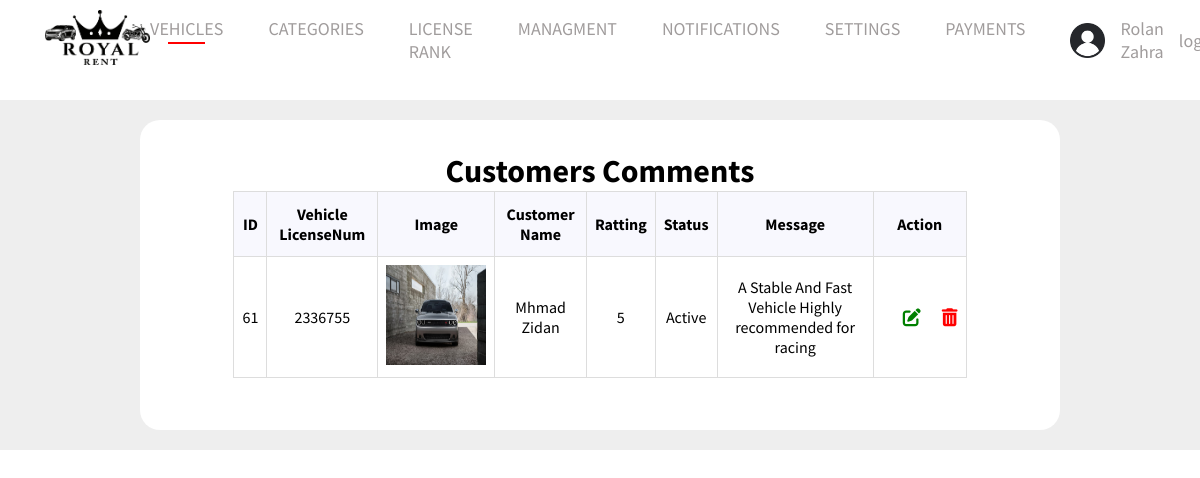
/admin/commentsuser.php (signed in), run on the app's committed database.
### tables this page shows
CREATE TABLE `settings` (
  `id` int(11) NOT NULL,
  `name` varchar(111) NOT NULL,
  `logo` varchar(111) NOT NULL,
  `email` varchar(111) NOT NULL,
  `phone` varchar(111) NOT NULL,
  `whatsapp` varchar(111) NOT NULL,
  `facebook` varchar(111) NOT NULL,
  `instagram` varchar(111) NOT NULL,
  `address` varchar(111) NOT NULL
);

CREATE TABLE `comments_vehicles` (
  `id` int(11) NOT NULL,
  `vehicles_id` int(11) NOT NULL,
  `message` varchar(111) NOT NULL,
  `ratting` varchar(111) NOT NULL,
  `status` int(11) NOT NULL,
  `user_id` int(11) NOT NULL
);

CREATE TABLE `vehicles` (
  `LicenseNum` int(11) NOT NULL,
  `v_name` varchar(111) NOT NULL,
  `description` text NOT NULL,
  `image` varchar(111) NOT NULL,
  `VType` varchar(111) NOT NULL,
  `price` int(11) NOT NULL,
  `Year` varchar(111) NOT NULL,
  `passengers` varchar(111) NOT NULL,
  `season_type` varchar(111) NOT NULL,
  `status` varchar(1) NOT NULL,
  `quantity` varchar(111) NOT NULL,
  `InsuranceVali` varchar(111) NOT NULL,
  `transmission` varchar(111) NOT NULL,
  `category_id` int(11) NOT NULL,
  `lincenes_id` int(11) NOT NULL,
  `user_id` int(11) NOT NULL,
  `testvalidity` varchar(100) NOT NULL,
  `allow_km` varchar(111) NOT NULL
);

CREATE TABLE `users` (
  `id` int(11) NOT NULL,
  `name` varchar(111) NOT NULL,
  `username` varchar(111) NOT NULL,
  `email` varchar(111) NOT NULL,
  `password` varchar(111) NOT NULL,
  `role` varchar(111) NOT NULL,
  `status` varchar(1) NOT NULL,
  `linces` varchar(111) DEFAULT NULL,
  `address` varchar(111) NOT NULL,
  `phone` varchar(111) NOT NULL,
  `card_photo` varchar(111) DEFAULT NULL,
  `image` varchar(111) NOT NULL,
  `dateofbirthday` varchar(111) NOT NULL,
  `LicenseNum` varchar(111) NOT NULL
);

### admin/commentsuser.php (the view, shortened to what this page needs)
<?php
$selected = 'categories';
include('include/header.php');
$sql = $con->prepare("select comments_vehicles.*, users.name as user_name,
vehicles.image as vehicles_image,vehicles.LicenseNum  as vehicles_LicenseNum
from comments_vehicles,users,vehicles
  where comments_vehicles.user_id=users.id
  and comments_vehicles.vehicles_id =vehicles.LicenseNum
  order by comments_vehicles.id DESC");
$sql->execute();
$comments = $sql->fetchAll();
?>
<div class="data">
    <div class="items">
        <div class="header" style="
    display: flex;
    margin-top: 29px;
    justify-content: space-around;">
            <h1 class="">Customers Comments</h1>
        </div>
        <table id="customers" style="
        margin-bottom: 50px;width:80%">
            <tr style="color:red">
                <th style="text-align:center;">ID</th>
                <th style="text-align:center;">Vehicle LicenseNum</th>
                <th style="text-align:center;">Image</th>
                <th style="text-align:center;">Customer Name</th>
                <th style="text-align:center;">Ratting</th>
                <th style="text-align:center;">Status</th>
                <th style="text-align:center;">Message</th>
                <th style="text-align:center;">Action</th>
            </tr>
            <?php
            foreach ($comments as $comment) {
            ?>
                <tr style="
    background: #fff;">
                    <td style="text-align:center;"><?php echo $comment['id'] ?></td>
                    <td style="text-align:center;"><?php echo $comment['vehicles_LicenseNum'] ?></td>
                    <td style="text-align:center;"><img src="../images/vehicles/<?php echo $comment['vehicles_image'] ?>" width="100px" height="100px"></td>
                    <td style="text-align:center;"><?php echo $comment['user_name'] ?></td>
                    <td style="text-align:center;"><?php echo $comment['ratting'] ?></td>
                    <td style="text-align:center;"><?php echo $comment['status'] ? 'Active' : 'InActive' ?></td>
                    <td style="text-align:center;"><?php echo $comment['message'] ?></td>
                    <td>
                        <a class="text-center" style="    display: inherit;
    color: green;
    padding-left: 21px;" href="editCommentUser.php?id=<?php echo $comment['id']  ?>"><i class="fa-solid fa-edit"></i></a>
                        <a class="text-center" style="    display: inherit;
    color: red;
    padding-left: 21px;" onclick="return confirm('are your sure delete this comment')" href="deleteCommentUser.php?id=<?php echo $comment['id']  ?>"><i class="fa-solid fa-trash-can"></i></a>
                    </td>
                </tr>
            <?php } ?>
        </table>
    </div>
</div>

### admin/include/header.php (shortened to what this page needs)
<?php
require_once "connect.php";
?>
<!DOCTYPE html>
<html lang="en">
<head>
    <link rel="stylesheet" href="Styles/global.css">
    <link rel="stylesheet" href="Styles/navbar.css">
    <link rel="stylesheet" href="Styles/footer.css">
    <?php if ($selected == 'dashborad') { ?>
        <link rel="stylesheet" href="../Styles/dashborad.css">
    <?php } else if ($selected == 'dashboradAdd') { ?>
        <link rel="stylesheet" href="../Styles/dashboradAdd.css">
    <?php
    } else {
    ?>
        <link rel="stylesheet" href="../Styles/admin.css">
    <?php } ?>
    <link rel="stylesheet" href="https://cdnjs.cloudflare.com/ajax/libs/font-awesome/6.1.1/css/all.min.css" />
</head>
<body>
    <div class="navigation">
        <div class="nav-Content">
            <?php
            $stmt = $con->prepare('select *  from settings where id=1');
            $stmt->execute();
            $stting = $stmt->fetch();
            ?>
            <a ><img class="Logo" src="../images/<?php echo $stting['logo'] ?> " alt="Logo"></a>
            <ul class="nav-links" id="navLinks">
                <li class="test-menu"><a <?php if (
                                                basename($_SERVER['PHP_SELF']) == "vehicles.php" ||
                                                basename($_SERVER['PHP_SELF']) == 'user_vehicles.php' ||
                                                basename($_SERVER['PHP_SELF']) == 'receipt_vehicles.php' ||
                                                basename($_SERVER['PHP_SELF']) == 'commentsuser.php'
                                            ) {
                                                echo "class='selected'";
                                            } ?>>VEHICLES</a>
        </li>
        <li><a <?php if (basename($_SERVER['PHP_SELF']) == "categories.php") {
                    echo "class='selected'";
                } ?> href="categories.php">CATEGORIES</a></li>
        <li><a <?php if (basename($_SERVER['PHP_SELF']) == "lincenesrank.php") {
                    echo "class='selected'";
                } ?> href="lincenesrank.php">LICENSE RANK </a></li>
        <?php
        if ($_SESSION["role"] == 'admin') { ?>
            <li class="test-menu"><a <?php if (
                                            basename($_SERVER['PHP_SELF']) == "worker.php" ||
                                            basename($_SERVER['PHP_SELF']) == "users.php" ||
                                            basename($_SERVER['PHP_SELF']) == "contact_us.php" ||
                                            basename($_SERVER['PHP_SELF']) == "users_clubs.php"
                                        ) {
                                            echo "class='selected'";
                                        } ?>>MANAGMENT</a>
            </li>
            <li><a <?php if (basename($_SERVER['PHP_SELF']) == "notifications.php") {
                        echo "class='selected'";
                    } ?> href="notifications.php">NOTIFICATIONS</a></li>
            <li><a <?php if (basename($_SERVER['PHP_SELF']) == "setting.php") {
                        echo "class='selected'";
                    } ?> href="setting.php"> SETTINGS</a></li>
        <?php
        }  ?>
        <li><a <?php if (basename($_SERVER['PHP_SELF']) == "paymentuser.php") {
                    echo "class='selected'";
                } ?> href="paymentuser.php">PAYMENTS </a></li>
        </ul>
        <div class="Avatar">
            <?php
            if (isset($_SESSION['user_id'])) {
                echo ' <img src="../images/defaultAvatar.png" class="Avatar-Logo" alt="Avatar-Logo">';
            ?>
                <a href="editprofile.php"><?php echo  $_SESSION["name"] ?></a>
            <?php echo '<a href="logout.php">logout</a>';
            } else {
                echo '<a href="login.php">login</a>';
                echo '<a href="logout.php">register</a>';
            }
            ?>
        </div>
    </div>
    </div>

### admin/Styles/global.css (style rules this page uses)
* { font-family: "Source Sans Pro", sans-serif; margin: 0; padding: 0; }

### admin/Styles/navbar.css (style rules this page uses)
.nav-Content { display: flex; justify-content: space-between; align-items: center; margin: 0px 45px; }
.nav-links { display: flex; gap: 45px; }
.nav-links li, a { list-style: none; text-decoration: none; font-size: 18px; color: #111; }
.nav-links li { position: relative; }
.Logo { height: 55px; padding: 10px 0; }
.Avatar-Logo { width: 35px; }
.Avatar, .res-Avatar { display: flex; align-items: center; gap: 15px; }
.selected::after { content: " "; display: block; background-color: red; width: 50%; margin: 2px auto; height: 2px; transition: 0.2s; }
.resNavLinks li, a { list-style: none; text-decoration: none; font-size: 18px; color: #111; }

### admin/Styles/footer.css (style rules this page uses)
.main-footer-content li, a { list-style: none; color: rgb(160, 156, 156); transition: 0.2s; }

### admin/commentsuser.php (style rules this page uses)
.data { margin-top: 20px; padding: 20px; background-color: #eee; }
.items { padding: 2px; background-color: #fff; border-radius: 20px; width: 79%; margin: auto; }
#customers { font-family: Arial, Helvetica, sans-serif; border-collapse: collapse; width: 70%; margin: auto; }
#customers td, #customers th { border: 1px solid #ddd; padding: 8px; }
#customers tr:nth-child(even) { background-color: #f2f2f2; }
#customers th { padding-top: 12px; padding-bottom: 12px; text-align: left; background-color: #04AA6D; color: white; }
tr { background-color: white; }
th { color: #000 !important; background: #F8F8FE !important; }

### data on the page
settings: logo (picture)
comments_vehicles: id "61", vehicles.LicenseNum "2336755", vehicles.image (picture), user.name "Mhmad Zidan", ratting "5", status "Active", message "A Stable And Fast Vehicle Highly recommended for racing"

### other printed values
$_SESSION["name"] "Rolan Zahra"
